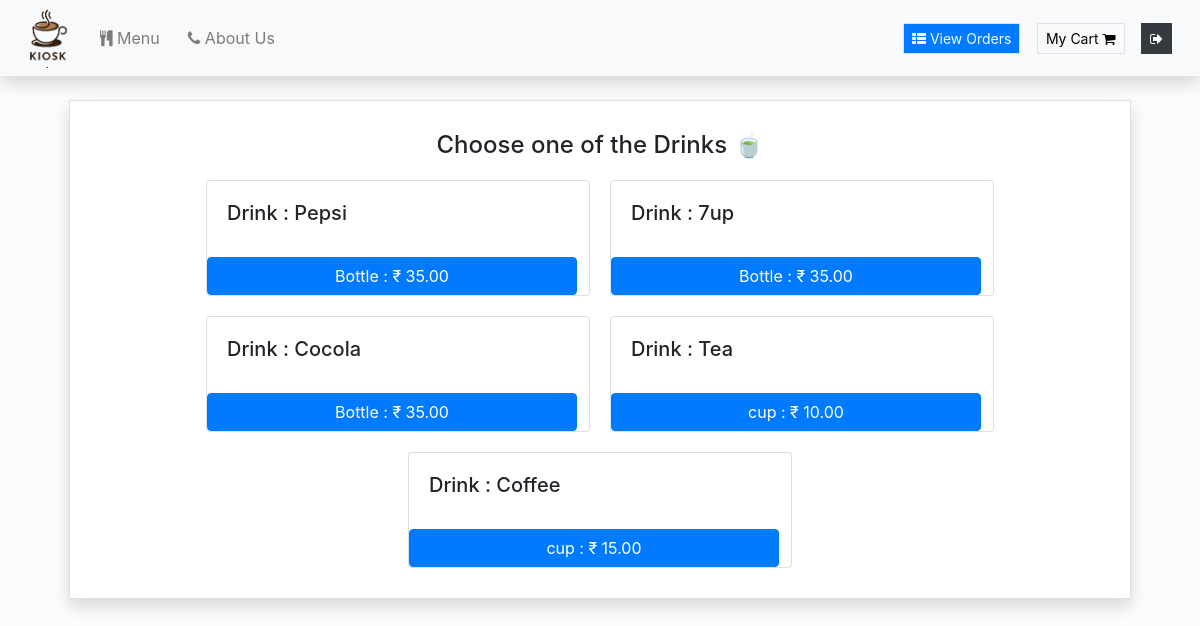
The app's page /Drinks (signed in) with its own data.
### orders/models.py (models this page shows)
class Drinks(models.Model):
    drink_name = models.CharField(max_length=200)
    bottle_price = models.DecimalField(max_digits=6, decimal_places=2)
    class Meta:
        verbose_name = "List of Drinks"
        verbose_name_plural = "List of Drinks"
    def __str__(self):
        return f"Drink : {self.drink_name}"

### orders/views.py (the view)
# urls.py: path("Drinks", views.drink, name="drink"),
def drink(request):
    if request.user.is_authenticated:
        return render(request, "orders/drink.html", context = {"dishes":Drinks.objects.all})
    else:
        return redirect("orders:login")

### orders/templates/orders/drink.html
{% extends 'orders/header.html' %} {% block content %}
<div class="container">
    <div class="content my-4 px-4">
        <div class="card rounded-0 shadow">
            <div class="card-body">
                <h4 style="margin:10px; text-align:center;"> Choose one of the Drinks 🍵 </h4>
                <div class="row justify-content-center">
                    {% for dish in dishes %}
                    <div class="card" id="regular_pizza_card" style="width: 24rem; margin:10px;">
                        <div class="card-body">
                            <h5 class="card-title">{{dish}}</h5>
                        </div>
                        {% if dish.drink_name == "Coffee" or dish.drink_name == "Tea" %}
                            <button class="btn btn-primary" onclick="add_to_cart({item_description:'{{dish}}' , price:{{dish.bottle_price}} })">cup : ₹ {{dish.bottle_price}}</button>
                        {% else %}
                        <button class="btn btn-primary" onclick="add_to_cart({item_description:'{{dish}}' , price:{{dish.bottle_price}} })">Bottle : ₹ {{dish.bottle_price}}</button>
                        {% endif %}
                    </div>
                    {% endfor %}
                </div>
            </div>
        </div>
    </div>
</div>
{% endblock %}

### orders/static/orders/style.css (style rules this page uses)
html, body { height: 100%; width: 100%; }
body { background-repeat: no-repeat; background-size: cover; background-position: center center; backdrop-filter: brightness(0.9887); }
.ctn, .row { padding:0; margin:0; }
.nav-item, button, .navbar-text a { margin-right: 12px; }

### records on screen
Drinks: drink_name "Drink : Pepsi", bottle_price "35.00"
Drinks: drink_name "Drink : 7up", bottle_price "35.00"
Drinks: drink_name "Drink : Cocola", bottle_price "35.00"
Drinks: drink_name "Drink : Tea", bottle_price "10.00"
Drinks: drink_name "Drink : Coffee", bottle_price "15.00"
